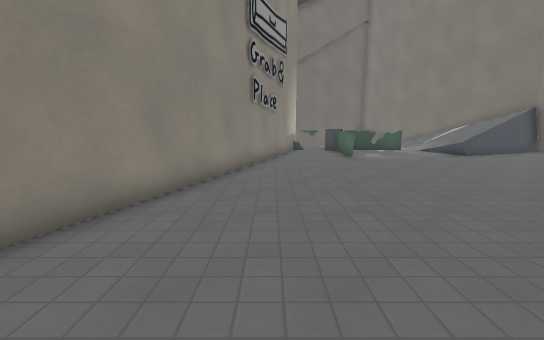
[1] (above)

16 first-person views from a walk through a level from a Godot 3-D game. The camera is 1.5 m above the floor, tilts 10° down and sees 90° across. The floor is counted in squares, 1 m on a side. Each view is taken from the middle of a square. On the plan, view 1 faces up. The plan holds only what a view shows up to about 14 squares ahead; the rest is blank. The place goes on beyond the plan. Some surface patterns are stand-ins.

[2]
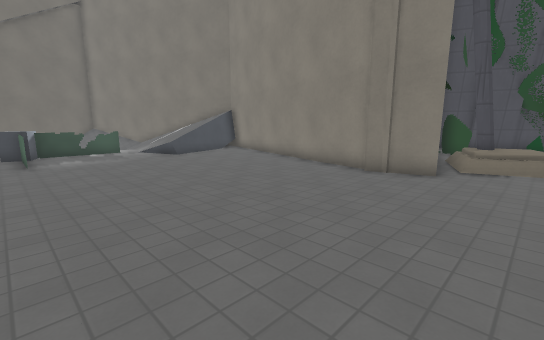

[3]
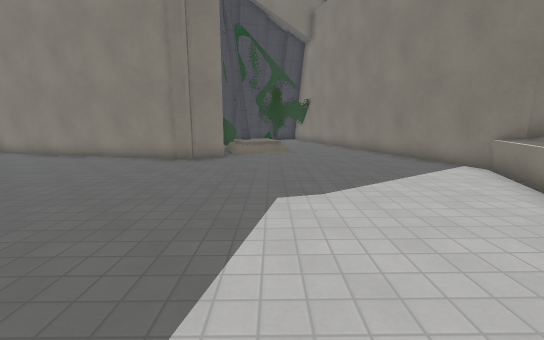

[4]
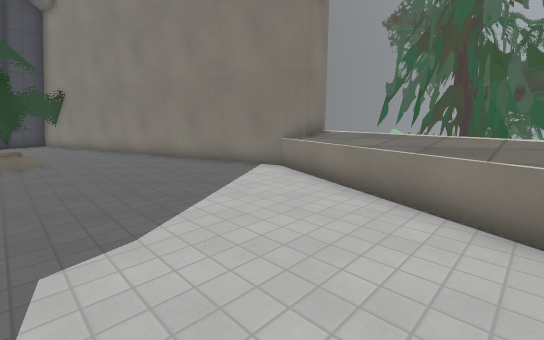

[5]
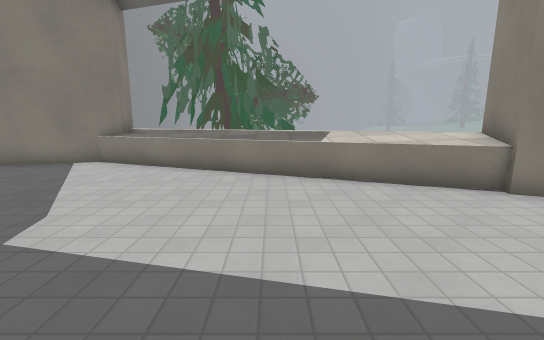

[6]
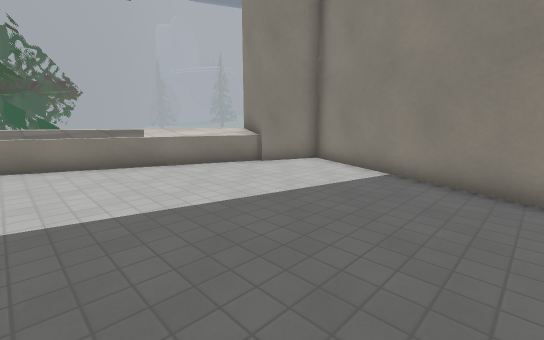

[7]
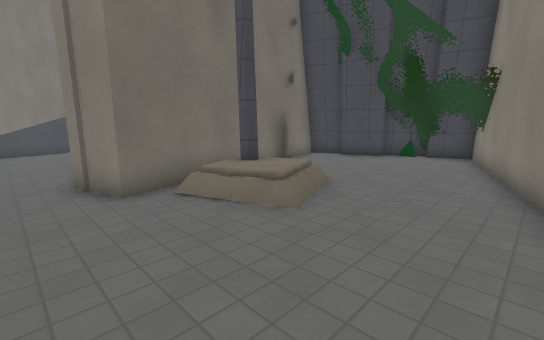

[8]
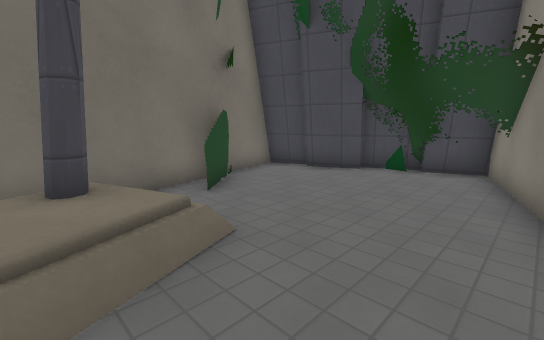

[9]
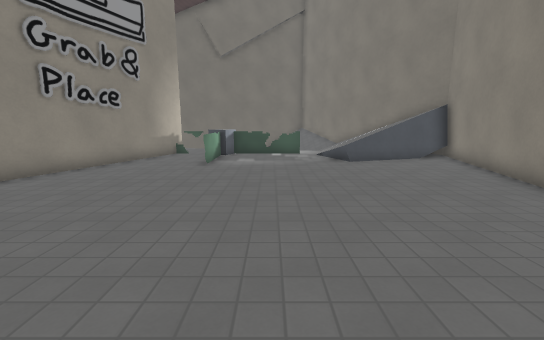

[10]
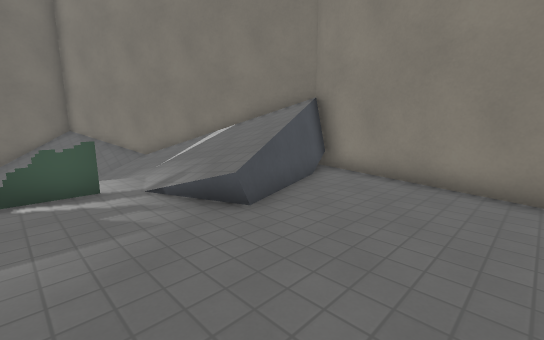

[11]
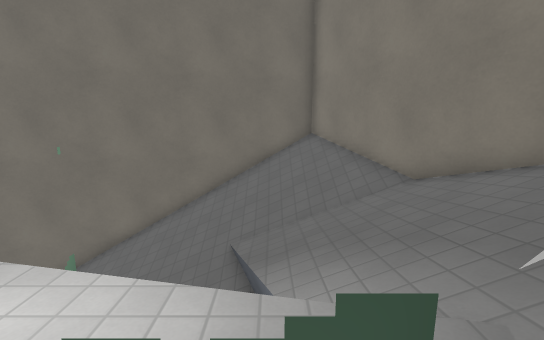

[12]
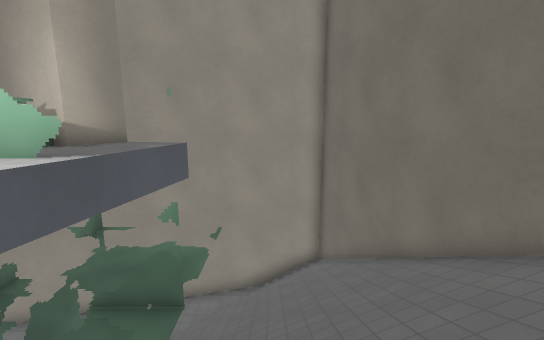

[13]
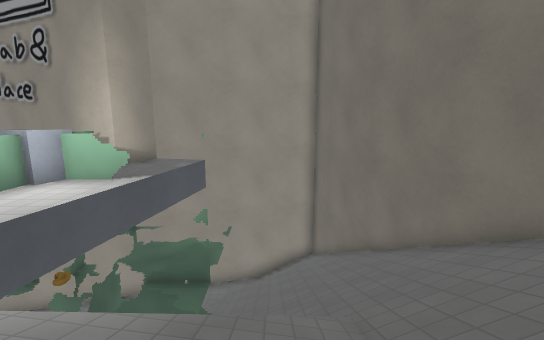

[14]
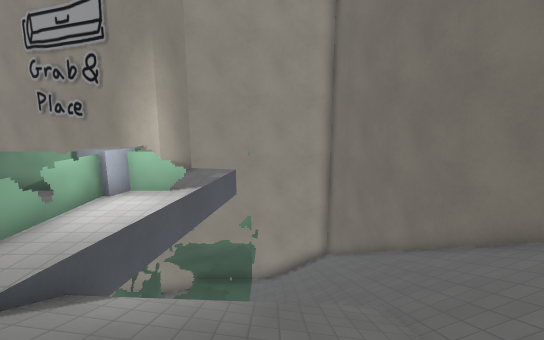

[15]
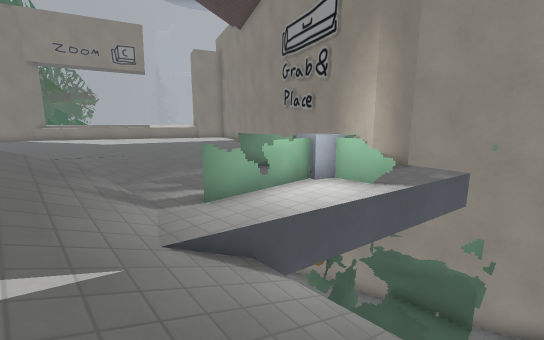

[16]
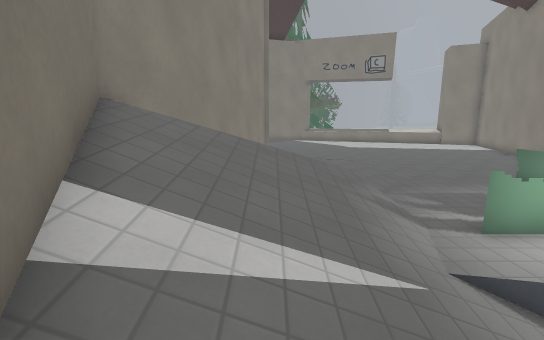

### Floor plan
Key: @ floor where view 1 was taken; # wall or solid block; . main floor; - floor 2.75 m lower than the main floor; _ floor 6.5 m lower than the main floor; / step, stairs or slope; = window, fence, low wall or low ledge; ^ raised ledge; v drop or lower ground; T toilet.
Columns run from 5 left of view 1 to 24 right of it. Each row starts with its distance up from view 1.
 26          ######
 25      #####////##
 24   ####/////////#
 23  ##////////////##
 22  #//////////////#
 21  ##/////////////##
 20   #//////  //////#
 19   #_//// #- /////##
 18   ##_// ##- //////#
 17    #    _#..//////##
 16    #_  __^=#=./////#
 15    #_ #.#^..../////#
 14    ## ...=....///=##
 13     #_...=....==/..#
 12     # ...#........##
 11     #.............#
 10     #.............#
  9    ##.............#
  8    #..............#
  7    #.............##
  6   ##.............#
  5   #..............#        #
  4   #..............#    ######
  3  ##..............#######...#
  2  #...............##TT......#
  1 ##................TTT......##
  0 #....@.............TTT.....##
 -1 #..........................##
 -2 ^##........................###
 -3   ^^^...................####
 -4  #^^^^^^.............####
 -5   v^^^^^^^........####
 -6      ^^^^^^^^.#####
 -7         ^^^^^##
 -8            ^^^

Positions as (right, up) in squares from view 1, and headings:
1: (0, 0), facing up
2: (3, 0), facing up-right
3: (0, 0), facing right
4: (2, 0), facing down-right
5: (2, 3), facing down
6: (4, 5), facing down-left
7: (10, -4), facing up-right
8: (14, -3), facing up-right
9: (6, 2), facing up
10: (6, 9), facing up-right
11: (7, 15), facing up
12: (8, 21), facing left
13: (10, 21), facing left
14: (11, 20), facing left
15: (10, 20), facing down-left
16: (11, 20), facing down
